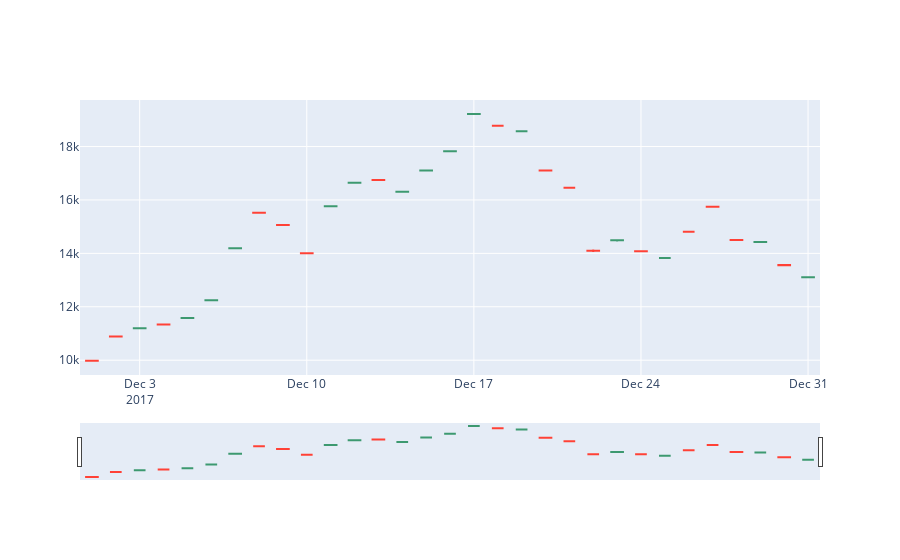

Write notebook code for a chart like this one.
### Code cell
import plotly.graph_objects as go

fig = go.Figure(data=go.Candlestick(x= plot_.index,
                    open=plot_['Open'],
                    high=plot_['High'],
                    low=plot_['Low'],
                    close=plot_['Close']))
fig.show()
